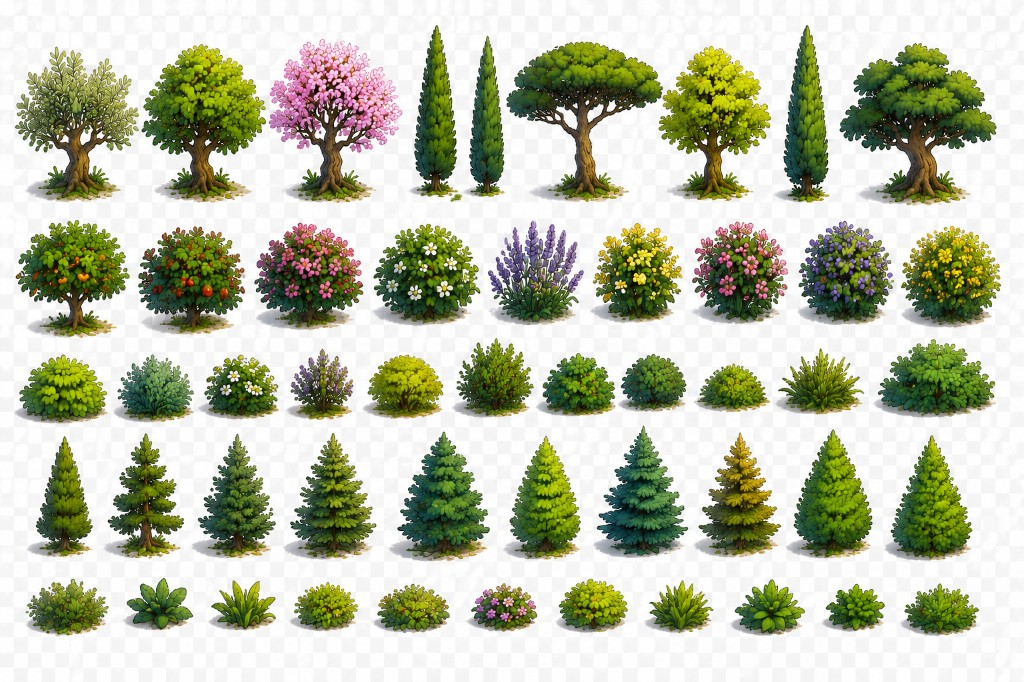
#> input picture assets/source/nature_sheet.png, 1024 x 682 px, found by its file name
$ python slice_iso_nature_sheet.py
#> lines starting #> are read from the running program, lines starting #| are printed output that depends on the picture
#!/usr/bin/env python3
"""Découpe la planche iso nature 4×4 → assets/iso_nature/."""

from __future__ import annotations

import json
import shutil
from pathlib import Path

from PIL import Image

ROOT = Path(__file__).resolve().parents[1]
DEFAULT_SHEET = ROOT / "assets" / "iso_nature" / "nature_sheet.png"
OUT_DIR = ROOT / "assets" / "iso_nature"
JS_OUT = ROOT / "js" / "mediterraneanDecorSprites.js"
CACHE = "v=1"

# Colonnes détectées sur la planche 700×917 (gouttières 1 px)
COL_BOXES = [(1, 172), (176, 347), (351, 522), (526, 697)]


def _row_boxes(height: int) -> list[tuple[int, int]]:
    quarter = height // 4
    return [(i * quarter, (i + 1) * quarter - 1 if i < 3 else height - 1) for i in range(4)]


def _trim(im: Image.Image) -> Image.Image:
    bbox = im.getbbox()
    return im.crop(bbox) if bbox else im


def slice_sheet(sheet_path: Path) -> tuple[list[str], list[str]]:
    im = Image.open(sheet_path).convert("RGBA")
    row_boxes = _row_boxes(im.size[1])
    OUT_DIR.mkdir(parents=True, exist_ok=True)
    source_dir = OUT_DIR / "_source"
    source_dir.mkdir(parents=True, exist_ok=True)

    trees, props = [], []
    for row in range(4):
        y0, y1 = row_boxes[row]
        for col, (x0, x1) in enumerate(COL_BOXES):
            cell = _trim(im.crop((x0, y0, x1 + 1, y1 + 1)))
            idx = row * 4 + col
            if row < 2:
                name = f"iso_tree_{idx:02d}.png"
                trees.append(name)
            else:
                name = f"iso_prop_{idx - 8:02d}.png"
                props.append(name)
            cell.save(source_dir / name, optimize=True)
            print(f"  {name} ({cell.size[0]}x{cell.size[1]})")
    return trees, props


def write_js(trees: list[str], props: list[str]):
    tree_lines = [f"  'assets/iso_nature/{n}?{CACHE}'," for n in trees]
    prop_lines = [f"  'assets/iso_nature/{n}?{CACHE}'," for n in props]
    weights = ",\n  ".join("1" for _ in trees)
    js = [
        "// Genere par tools/slice_iso_nature_sheet.py — ne pas editer a la main.",
        "// Planche iso : lignes 0-1 = arbres, lignes 2-3 = herbes.",
        "const MEDITERRANEAN_TREE_SPRITES = [",
        *tree_lines,
        "];",
        "",
        "const MEDITERRANEAN_PROP_SPRITES = [",
        *prop_lines,
        "];",
        "",
        "const MEDITERRANEAN_TREE_VARIANT_WEIGHTS = [",
        f"  {weights},",
        "];",
        "",
    ]
    JS_OUT.write_text("\n".join(js), encoding="utf-8")
    print(f"Ecrit {JS_OUT} ({len(trees)} arbres, {len(props)} herbes)")


def main():
    import sys

    src = Path(sys.argv[1]) if len(sys.argv) > 1 else DEFAULT_SHEET
    if not src.is_file():
        print(f"Planche introuvable : {src}")
        return 1
    if src.resolve() != DEFAULT_SHEET.resolve():
        DEFAULT_SHEET.parent.mkdir(parents=True, exist_ok=True)
        shutil.copy2(src, DEFAULT_SHEET)
    print(f"Decoupe {DEFAULT_SHEET}")
    trees, props = slice_sheet(DEFAULT_SHEET)
#> the loop in slice_sheet, `for row in range(4):` made 4 passes
#> (y0, y1) on passes 2 to 4: (170, 339), (340, 509), (510, 681)
#> pass 1, in slice_sheet, `cell.save(source_dir / name, optimize=True)`:
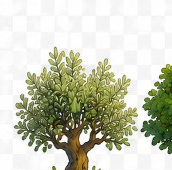
#> saved as iso_tree_00.png: PIL image 172x170 RGBA; mean R, G, B, A 200.4, 202.6, 184.1, 255
#> pass 1, in slice_sheet, `cell.save(source_dir / name, optimize=True)`:
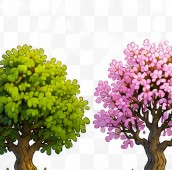
#> saved as iso_tree_01.png: PIL image 172x170 RGBA; mean R, G, B, A 190.4, 181.7, 159.8, 255
#> pass 1, in slice_sheet, `cell.save(source_dir / name, optimize=True)`:
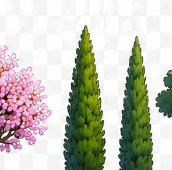
#> saved as iso_tree_02.png: PIL image 172x170 RGBA; mean R, G, B, A 196.1, 196.3, 184.2, 255
#> pass 1, in slice_sheet, `cell.save(source_dir / name, optimize=True)`:
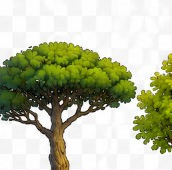
#> saved as iso_tree_03.png: PIL image 172x170 RGBA; mean R, G, B, A 186.1, 190.3, 163.1, 255
#> after the loop in slice_sheet, `for row in range(4):`:
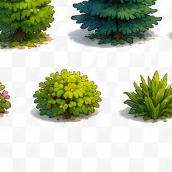
#> cell: PIL image 172x172 RGBA; mean R, G, B, A 190.3, 197.8, 175.3, 255
#> after the loop in slice_sheet, `for row in range(4):`: props = ['iso_prop_00.png', 'iso_prop_01.png', 'iso_prop_02.png', 'iso_prop_03.png', 'iso_prop_04.png', 'iso_prop_05.png', 'iso_prop_06.png', 'iso_prop_07.png']; trees = ['iso_tree_00.png', 'iso_tree_01.png', 'iso_tree_02.png', 'iso_tree_03.png', 'iso_tree_04.png', 'iso_tree_05.png', 'iso_tree_06.png', 'iso_tree_07.png']
    source_dir = OUT_DIR / "_source"
    for p in source_dir.glob("iso_*.png"):
        shutil.copy2(p, OUT_DIR / p.name)
    write_js(trees, props)
#> in write_js, `tree_lines = [f"  'assets/iso_nature/{n}?{CACHE}'," for n in trees]`: tree_lines = 8 items
#| Ecrit js/mediterraneanDecorSprites.js (8 arbres, 8 herbes)
    print(f"OK ({len(trees) + len(props)} sprites, couleurs originales)")
#| OK (16 sprites, couleurs originales)
    return 0


if __name__ == "__main__":
    raise SystemExit(main())
#> (the program exits here)
